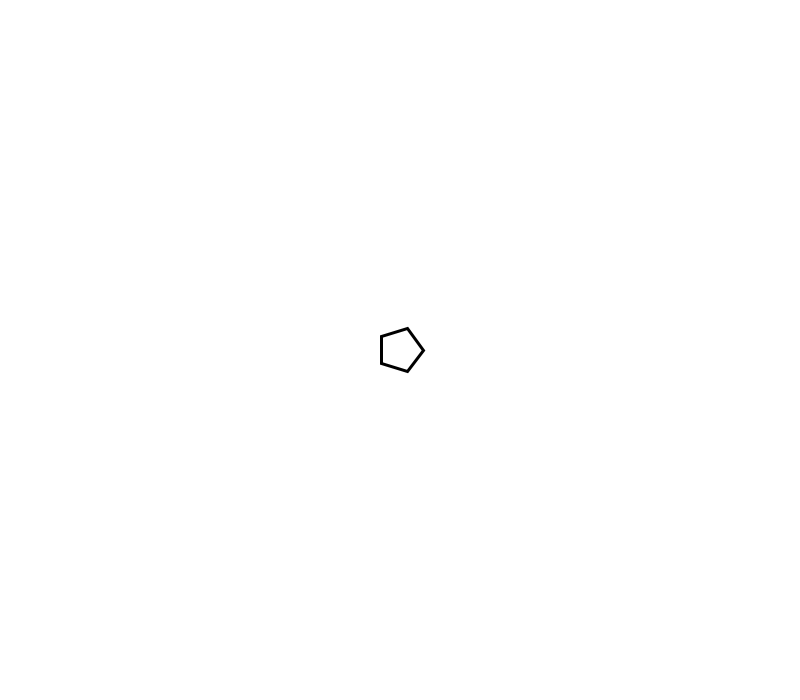
Frame 1 (no input)
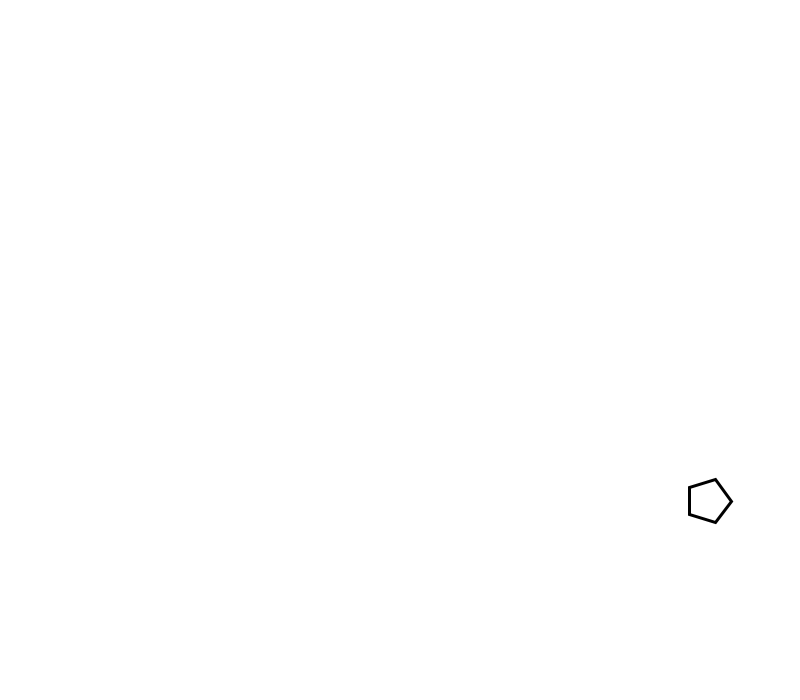
Frame 60 (the mouse pressed at the canvas centre just before this capture)
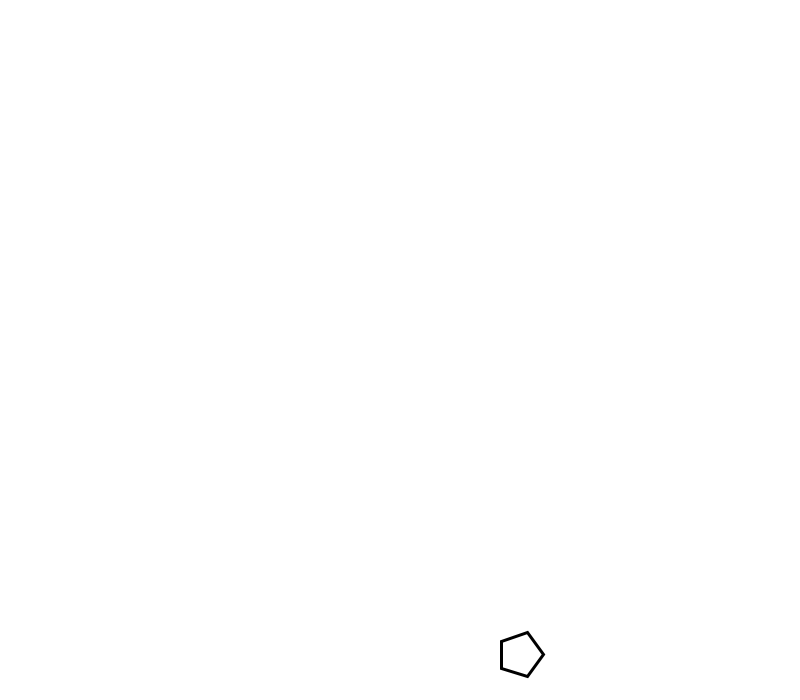
Frame 120 (the mouse held since frame 60 and released just before this capture)

The Processing sketch that drew these frames (run headless with seeded random() and noise(); from frame 60 on, the mouse is pressed at the canvas centre):

// Processing sketch: penta_for_loop_cleaned_up
// ── penta_for_loop_cleaned_up.pde
//define a particle
float x, y;
float speedX = 5.23, speedY = 2.56;
float radius = 30;

//initialize with starting position
void setup(){
  size(800, 700);
  x = width / 2;
  y = height / 2;
}

//animate particle
void draw(){
  background(255);
  polygon2();
  //speedY = speedY + 1;
  x = x + speedX; //can make curved by incrementing speedX
  y = y + speedY;
  checkCol();
}

void checkCol(){
  //subtracting 2*radius brings collision point out the length of the square
  if (x > width - radius){
    speedX = -1 * speedX;
  }
  if (x < radius){
    speedX = -1 * speedX;
  }
  if (y > height - radius){
    speedY = -1 * speedY;
  }
  if (y < radius){
    speedY = -1 * speedY;
  }
}
// ── polygon.pde
void polygon() {
  //adding '- radius' makes x and y reach collision targets (x - radius, y - radius)
  //before the shape itself is there
  //if that is done then replace '0' with radius and remove '* 2' (doesn't work for all shapes)
  rect(x, y, radius * 2, radius * 2);
}

void polygon2() {
  //float x = width / 2; (commented out so draw x/y not overridden)
  //float y = width / 2;
  //set angle of rotation (rad)
  float theta = 0;
  //locally delcared radius overides global for this function
  float radius = 23;
  int sides = 5;
  //rotations makes code more compact since TWO_Pi / 5 is constant
  float rotations = TWO_PI / 5;
  //Declaring x2/y2 outside for loop is better for memory
  float x2 = 0, y2 = 0;
  strokeWeight(3);
  beginShape();
  //for loop replaces repreated lines of code
  //plot vertex -> incrememnt theta, repeat until 5 vertices are made
  for (int i = 0; i < sides; i += 1) {
    x2 = x + cos(theta) * radius;
    y2 = y + sin(theta) * radius;
    vertex(x2, y2);
    theta += rotations;
  }
  endShape(CLOSE);
}
